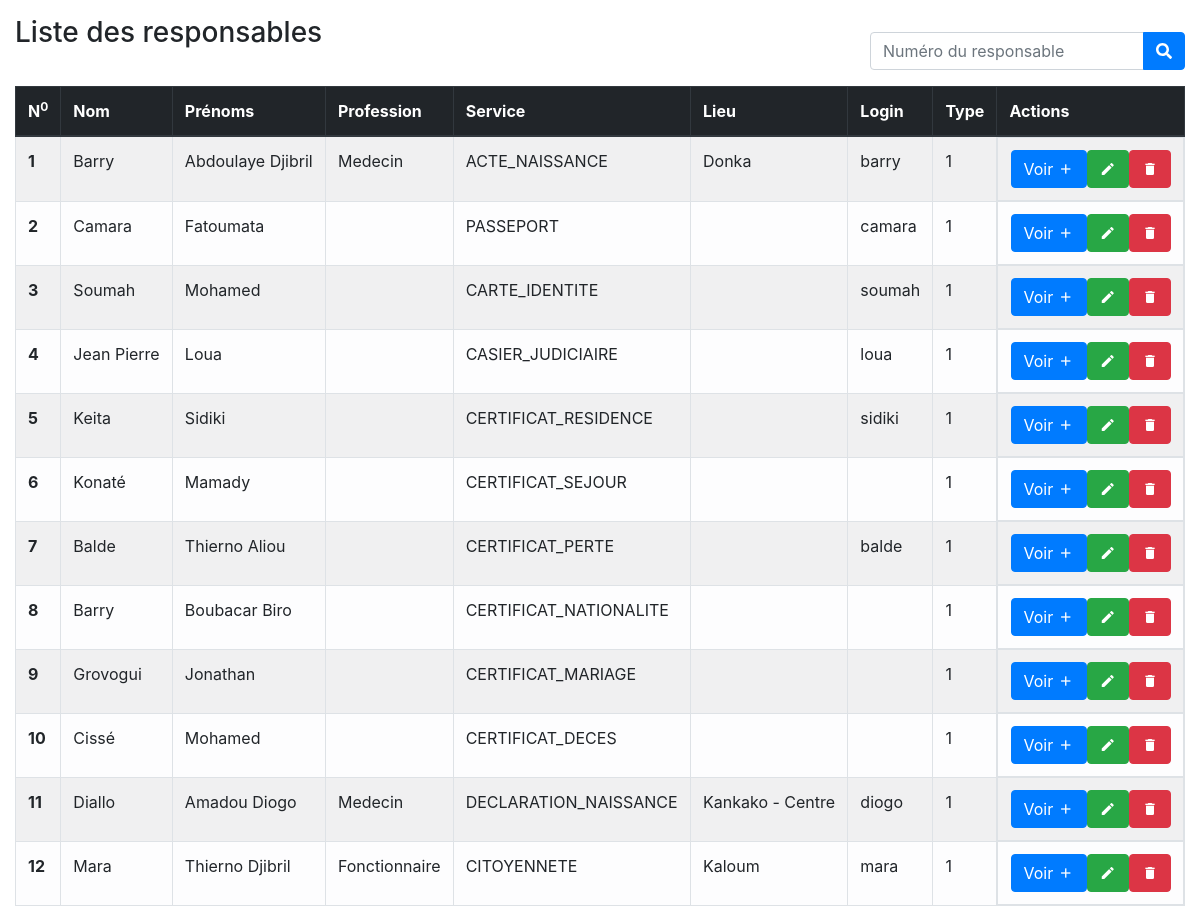
/gestion-demo-v3/administration/liste-responsable.php, run on the app's committed database.
### tables this page shows
CREATE TABLE `responsable` (
  `ID_RESPONSABLE` int(10) NOT NULL,
  `NOM_RESP` varchar(50) DEFAULT NULL,
  `PRENOM_RESP` varchar(50) DEFAULT NULL,
  `PROFESSION_RESP` varchar(50) DEFAULT NULL,
  `LIEU_TRAVAIL` varchar(150) DEFAULT NULL,
  `SERVICE_RESP` varchar(255) DEFAULT NULL,
  `ADRESSE_RESP` varchar(150) DEFAULT NULL,
  `NOM_UTILISATEUR` varchar(50) DEFAULT NULL,
  `MOT_DE_PASSE` varchar(50) DEFAULT NULL,
  `TYPE_COMPTE` int(5) DEFAULT NULL
);

### gestion-demo-v3/administration/liste-responsable.php (the view, shortened to what this page needs)
<!DOCTYPE html>
<html lang="en" dir="ltr">
  <head>
    <link rel="stylesheet" href="../css/MaterialDesign-Webfont-master/css/materialdesignicons.min.css">
    <link rel="stylesheet" href="../css/bootstrap.min.css">
    <?php
        include_once("../fonctions.inc.php");
        $db = connexion();
     ?>
  </head>
  <body>
    <div class="container-fluid mt-3">
        <div class="row">
            <div class="col-12 col-md-12">
              <div class="d-flex">
                <h1 class="h3 text-center">Liste des responsables</h1>
                <form action="" class="my-3 ml-auto" method="POST">
                    <div class="input-group">
                        <input type="search" name="recherche" placeholder="Numéro du responsable" class="form-control">
                        <div class="input-group-append">
                            <button type="submit" name="rechercher" class="btn btn-primary">
                                <span class="fas fa-search"></span>
                            </button>
                        </div>
                    </div>
                </form>
              </div>
              <table class="table table-striped table-bordered table-hover table-light">
                  <thead class="thead-dark">
                    <?php
                      if(isset($_POST['rechercher'])){
                        $login = $_POST['recherche'];
                        $sql = "SELECT id_responsable, nom_resp, prenom_resp, profession_resp, service_resp, lieu_travail,
                                type_compte, nom_utilisateur
                                FROM responsable
                                WHERE nom_utilisateur = '$login'";
                      }else{
                        $sql = "SELECT id_responsable, nom_resp, prenom_resp, profession_resp, service_resp, lieu_travail,
                                type_compte, nom_utilisateur
                                FROM responsable";
                      }
                      $reqligne=$db->query($sql);
                     ?>
                      <tr>
                          <th scope="col">N<sup>0</sup></th>
                          <th scope="col">Nom</th>
                          <th scope="col">Prénoms</th>
                          <th scope="col">Profession</th>
                          <th scope="col">Service</th>
                          <th scope="col">Lieu</th>
                          <th scope="col">Login</th>
                          <th scope="col">Type</th>
                          <th scope="col">Actions</th>
                      </tr>
                  </thead>
                  <tbody>
                    <?php
                        while ($affi=$reqligne->fetch()) {
                     ?>
                    <tr>
                        <th scope="row"><?=$affi['id_responsable']?></th>
                        <td><?=$affi['nom_resp'] ?></td>
                        <td><?=$affi['prenom_resp'] ?></td>
                        <td><?=$affi['profession_resp'] ?></td>
                        <td><?=$affi['service_resp'] ?></td>
                        <td><?=$affi['lieu_travail'] ?></td>
                        <td><?=$affi['nom_utilisateur'] ?></td>
                        <td><?=$affi['type_compte'] ?></td>
                        <td class="d-flex justify-content-around">
                            <a class="btn btn-primary" href="voir-responsable.php?id=<?=$affi['id_responsable']?>">Voir <i class="mdi mdi-plus"></i></a>
                            <a class="btn btn-success" href="voir-responsable.php?id=<?=$affi['id_responsable']?>"><i class="mdi mdi-pencil"></i></a>
                            <a class="btn btn-danger" href="voir-responsable.php?id=<?=$affi['id_responsable']?>"><i class="mdi mdi-delete"></i></a>
                        </td>
                    </tr>
                      <?php
                          }
                       ?>
                  </tbody>
                </table>
            </div>
        </div>
    </div>
  </body>
</html>

### data on the page
responsable: ID_RESPONSABLE "1", NOM_RESP "Barry", PRENOM_RESP "Abdoulaye Djibril", PROFESSION_RESP "Medecin", SERVICE_RESP "ACTE_NAISSANCE", LIEU_TRAVAIL "Donka", NOM_UTILISATEUR "barry", TYPE_COMPTE "1"
responsable: ID_RESPONSABLE "2", NOM_RESP "Camara", PRENOM_RESP "Fatoumata", SERVICE_RESP "PASSEPORT", NOM_UTILISATEUR "camara", TYPE_COMPTE "1"
responsable: ID_RESPONSABLE "3", NOM_RESP "Soumah", PRENOM_RESP "Mohamed", SERVICE_RESP "CARTE_IDENTITE", NOM_UTILISATEUR "soumah", TYPE_COMPTE "1"
responsable: ID_RESPONSABLE "4", NOM_RESP "Jean Pierre", PRENOM_RESP "Loua", SERVICE_RESP "CASIER_JUDICIAIRE", NOM_UTILISATEUR "loua", TYPE_COMPTE "1"
responsable: ID_RESPONSABLE "5", NOM_RESP "Keita", PRENOM_RESP "Sidiki", SERVICE_RESP "CERTIFICAT_RESIDENCE", NOM_UTILISATEUR "sidiki", TYPE_COMPTE "1"
responsable: ID_RESPONSABLE "6", NOM_RESP "Konaté", PRENOM_RESP "Mamady", SERVICE_RESP "CERTIFICAT_SEJOUR", TYPE_COMPTE "1"
responsable: ID_RESPONSABLE "7", NOM_RESP "Balde", PRENOM_RESP "Thierno Aliou", SERVICE_RESP "CERTIFICAT_PERTE", NOM_UTILISATEUR "balde", TYPE_COMPTE "1"
responsable: ID_RESPONSABLE "8", NOM_RESP "Barry", PRENOM_RESP "Boubacar Biro", SERVICE_RESP "CERTIFICAT_NATIONALITE", TYPE_COMPTE "1"
responsable: ID_RESPONSABLE "9", NOM_RESP "Grovogui", PRENOM_RESP "Jonathan", SERVICE_RESP "CERTIFICAT_MARIAGE", TYPE_COMPTE "1"
responsable: ID_RESPONSABLE "10", NOM_RESP "Cissé", PRENOM_RESP "Mohamed", SERVICE_RESP "CERTIFICAT_DECES", TYPE_COMPTE "1"
responsable: ID_RESPONSABLE "11", NOM_RESP "Diallo", PRENOM_RESP "Amadou Diogo", PROFESSION_RESP "Medecin", SERVICE_RESP "DECLARATION_NAISSANCE", LIEU_TRAVAIL "Kankako - Centre", NOM_UTILISATEUR "diogo", TYPE_COMPTE "1"
responsable: ID_RESPONSABLE "12", NOM_RESP "Mara", PRENOM_RESP "Thierno Djibril", PROFESSION_RESP "Fonctionnaire", SERVICE_RESP "CITOYENNETE", LIEU_TRAVAIL "Kaloum", NOM_UTILISATEUR "mara", TYPE_COMPTE "1"
